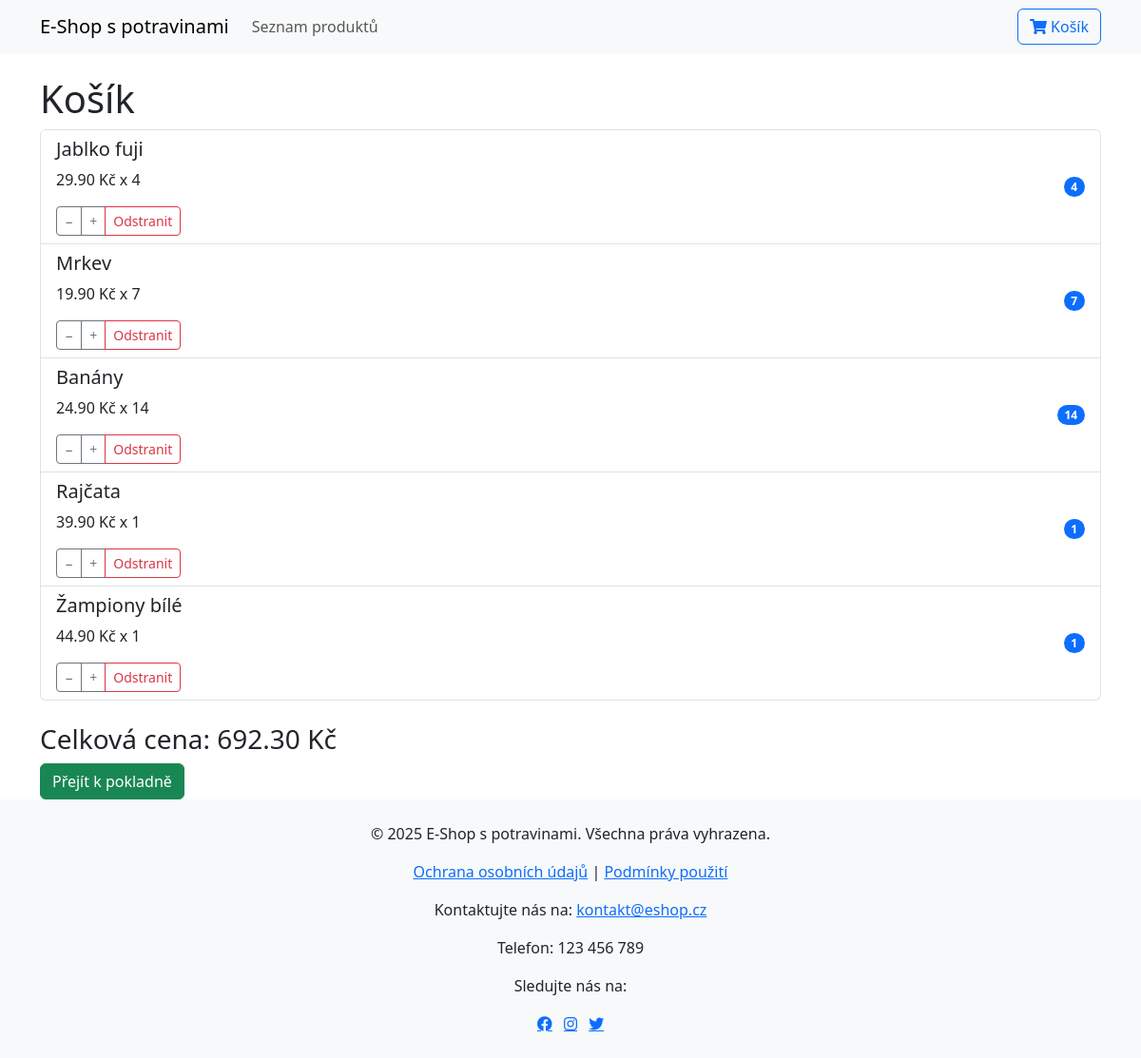
Page /cart/ on the earlier database version.
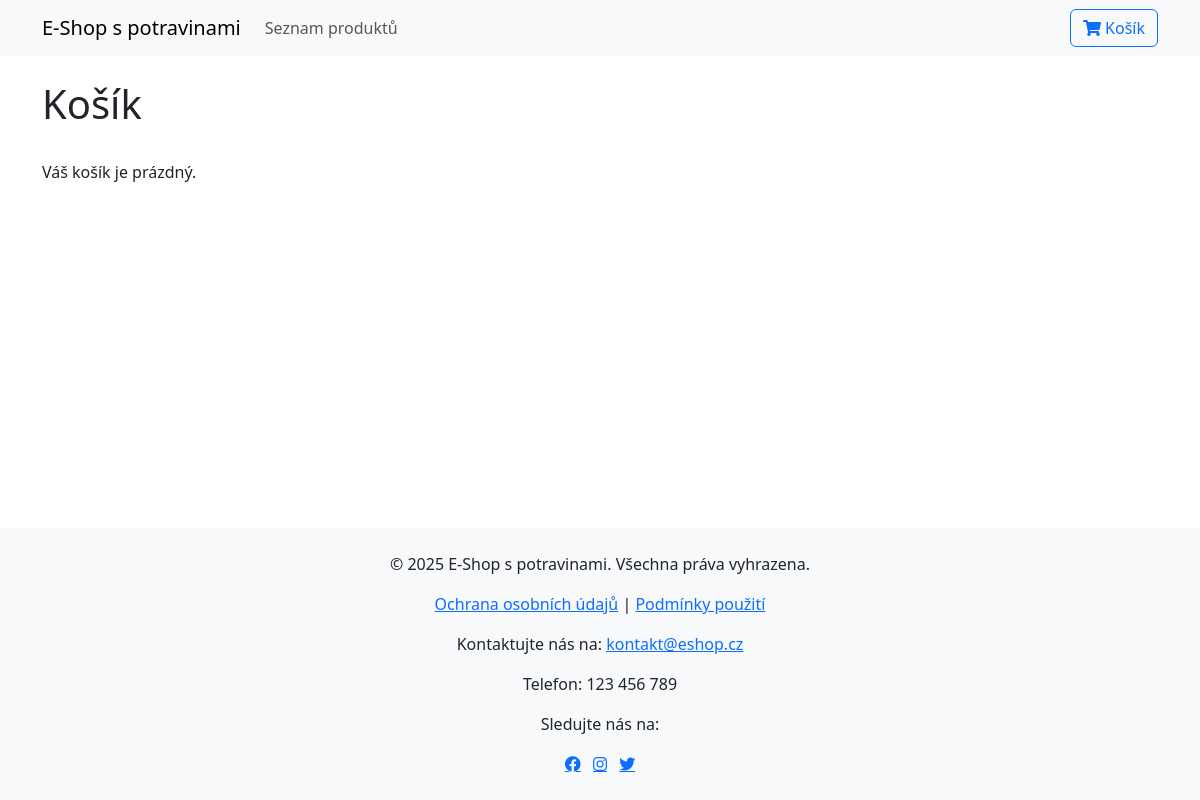
Same page on the later database version.
### main/models.py (models this page shows, shortened)
class CartItem(models.Model):
    cart = models.ForeignKey(Cart, related_name="items", on_delete=models.CASCADE)
    product = models.ForeignKey(Product, on_delete=models.CASCADE)
    quantity = models.PositiveIntegerField(default=1)

class Product(models.Model):
    name = models.CharField(max_length=255)
    price = models.DecimalField(max_digits=10, decimal_places=2)
    description = models.TextField(blank=True, null=True)
    weight = models.DecimalField(max_digits=10, decimal_places=2, blank=True, null=True)
    available = models.BooleanField(default=True)
    image = models.ImageField(upload_to='products/', blank=True, null=True)
    category = models.ForeignKey(Category, on_delete=models.CASCADE, related_name='products')

### main/views.py (the view)
# urls.py: path('cart/', CartView.as_view(), name='cart'),
class CartView(TemplateView):
    template_name = 'main/Cart.html'
    def get_context_data(self, **kwargs):
        context = super().get_context_data(**kwargs)
        cart = get_user_cart(self.request)
        cart_items = CartItem.objects.filter(cart=cart)
        total_price = calculate_cart_total(cart)
        context['cart_items'] = cart_items
        context['total_price'] = total_price
        return context

### main/views.py (called while the page is built)
def calculate_cart_total(cart_obj):
    total = sum(item.product.price * item.quantity for item in CartItem.objects.filter(cart=cart_obj))
    return total

def get_user_cart(request):
    if request.user.is_authenticated:
        cart, created = Cart.objects.get_or_create(user=request.user)
    else:
        session_key = request.session.session_key
        if not session_key:
            request.session.create()
            session_key = request.session.session_key
        cart, created = Cart.objects.get_or_create(session_key=session_key)
    return cart

### main/templates/main/Cart.html (shortened to what this page needs)
{% extends 'main/base.html' %}
{% block content %}
    <h1>Košík</h1>
    <div class="list-group" id="cart-items-list">
        {% if cart_items %}
            {% for item in cart_items %}
                <div class="list-group-item d-flex justify-content-between align-items-center cart-item" data-product-id="{{ item.product.id }}">
                    <div>
                        <h5>{{ item.product.name }}</h5>
                        <p>{{ item.product.price }} Kč x <span class="item-quantity quantity">{{ item.quantity }}</span></p>
                        <div class="btn-group" role="group">
                            <button class="btn btn-sm btn-outline-secondary update-quantity" data-product-id="{{ item.product.id }}" data-action="decrement">−</button>
                            <button class="btn btn-sm btn-outline-secondary update-quantity" data-product-id="{{ item.product.id }}" data-action="increment">+</button>
                            <button class="btn btn-sm btn-outline-danger remove-item" data-product-id="{{ item.product.id }}">Odstranit</button>
                        </div>
                    </div>
                    <span class="badge bg-primary rounded-pill">{{ item.quantity }}</span>
                </div>
            {% endfor %}
        {% endif %}
    </div>
    <div class="mt-4" id="cart-summary">
        {% if cart_items %}
            <h3>Celková cena: <span id="total-cart-price">{{ total_price }}</span> Kč</h3>
            <a href="{% url 'checkout' %}" class="btn btn-success">Přejít k pokladně</a>
        {% else %}
            <p>Váš košík je prázdný.</p>
        {% endif %}
    </div>
{% endblock %}

Differences in the rows shown:
removed CartItem: product.name "Jablko fuji", product.price "29.90", quantity "4"
removed CartItem: product.name "Mrkev", product.price "19.90", quantity "7"
removed CartItem: product.name "Banány", product.price "24.90", quantity "14"
removed CartItem: product.name "Rajčata", product.price "39.90", quantity "1"
removed CartItem: product.name "Žampiony bílé", product.price "44.90", quantity "1"
Other differences:
{{ total_price }}: "692.30" → (not shown)
text no longer shown: "Celková cena: Kč Přejít k pokladně"
text now shown: "Váš košík je prázdný."
